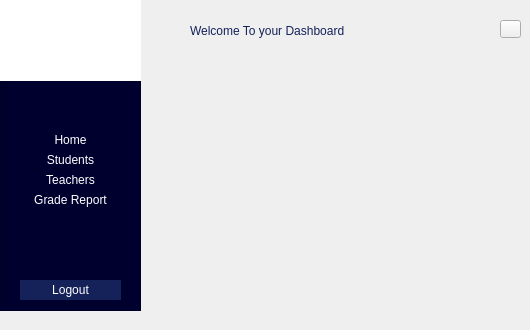
    <widget class="QWidget" name="page_Dashboard_Teacher">
     <widget class="QFrame" name="frame_15">
      <property name="geometry">
       <rect>
        <x>0</x>
        <y>-10</y>
        <width>141</width>
        <height>321</height>
       </rect>
      </property>
      <property name="styleSheet">
       <string notr="true">background-color: rgb(0, 0, 47);</string>
      </property>
      <property name="frameShape">
       <enum>QFrame::Shape::StyledPanel</enum>
      </property>
      <property name="frameShadow">
       <enum>QFrame::Shadow::Raised</enum>
      </property>
      <widget class="QPushButton" name="pushButton_17">
       <property name="geometry">
        <rect>
         <x>20</x>
         <y>140</y>
         <width>101</width>
         <height>20</height>
        </rect>
       </property>
       <property name="styleSheet">
        <string notr="true">border-radius:0px;
color:white;
font: 700 10pt &quot;Calibri&quot;;
</string>
       </property>
       <property name="text">
        <string>Home</string>
       </property>
      </widget>
      <widget class="QPushButton" name="pushButton_35">
       <property name="geometry">
        <rect>
         <x>20</x>
         <y>200</y>
         <width>101</width>
         <height>20</height>
        </rect>
       </property>
       <property name="styleSheet">
        <string notr="true">border-radius:0px;
color:white;
font: 700 10pt &quot;Calibri&quot;;
</string>
       </property>
       <property name="text">
        <string>Grade Report</string>
       </property>
      </widget>
      <widget class="QPushButton" name="pushButton_36">
       <property name="geometry">
        <rect>
         <x>20</x>
         <y>290</y>
         <width>101</width>
         <height>20</height>
        </rect>
       </property>
       <property name="styleSheet">
        <string notr="true">background-color: rgb(21, 34, 89,255);
color:white;
font: 700 10pt &quot;Calibri&quot;;
border-color: rgb(21, 34, 89);
border-radius:0;
border-style:none;</string>
       </property>
       <property name="text">
        <string>Logout</string>
       </property>
      </widget>
      <widget class="QLabel" name="label_52">
       <property name="geometry">
        <rect>
         <x>0</x>
         <y>0</y>
         <width>141</width>
         <height>91</height>
        </rect>
       </property>
       <property name="styleSheet">
        <string notr="true">background-color: rgb(255, 255, 255);</string>
       </property>
       <property name="text">
        <string/>
       </property>
       <property name="pixmap">
        <pixmap resource="school-logo.qrc">:/school-logo/new/prefix1/images/School Logo.jpeg</pixmap>
       </property>
       <property name="scaledContents">
        <bool>true</bool>
       </property>
      </widget>
      <widget class="QPushButton" name="pushButton_19">
       <property name="geometry">
        <rect>
         <x>20</x>
         <y>160</y>
         <width>101</width>
         <height>20</height>
        </rect>
       </property>
       <property name="styleSheet">
        <string notr="true">border-radius:0px;
color:white;
font: 700 10pt &quot;Calibri&quot;;
</string>
       </property>
       <property name="text">
        <string>Students</string>
       </property>
      </widget>
      <widget class="QPushButton" name="pushButton_37">
       <property name="geometry">
        <rect>
         <x>20</x>
         <y>180</y>
         <width>101</width>
         <height>20</height>
        </rect>
       </property>
       <property name="styleSheet">
        <string notr="true">border-radius:0px;
color:white;
font: 700 10pt &quot;Calibri&quot;;
</string>
       </property>
       <property name="text">
        <string>Teachers</string>
       </property>
      </widget>
     </widget>
     <widget class="QPushButton" name="pushButton_4">
      <property name="geometry">
       <rect>
        <x>500</x>
        <y>20</y>
        <width>21</width>
        <height>18</height>
       </rect>
      </property>
      <property name="styleSheet">
       <string notr="true"/>
      </property>
      <property name="text">
       <string/>
      </property>
      <property name="icon">
       <iconset resource="Profile-logo.qrc">
        <normaloff>:/Profile-logo/new/prefix1/images/Profile icon.png</normaloff>:/Profile-logo/new/prefix1/images/Profile icon.png</iconset>
      </property>
     </widget>
     <widget class="QLabel" name="label_16">
      <property name="geometry">
       <rect>
        <x>190</x>
        <y>20</y>
        <width>291</width>
        <height>21</height>
       </rect>
      </property>
      <property name="styleSheet">
       <string notr="true">color:rgba(21,34,89,255);
font: 700 20pt &quot;Calibri&quot;;
border-width:0px;
border-style:none;
qproperty-alignment:AlignCenter;</string>
      </property>
      <property name="text">
       <string>Welcome To your Dashboard</string>
      </property>
     </widget>
    </widget>
